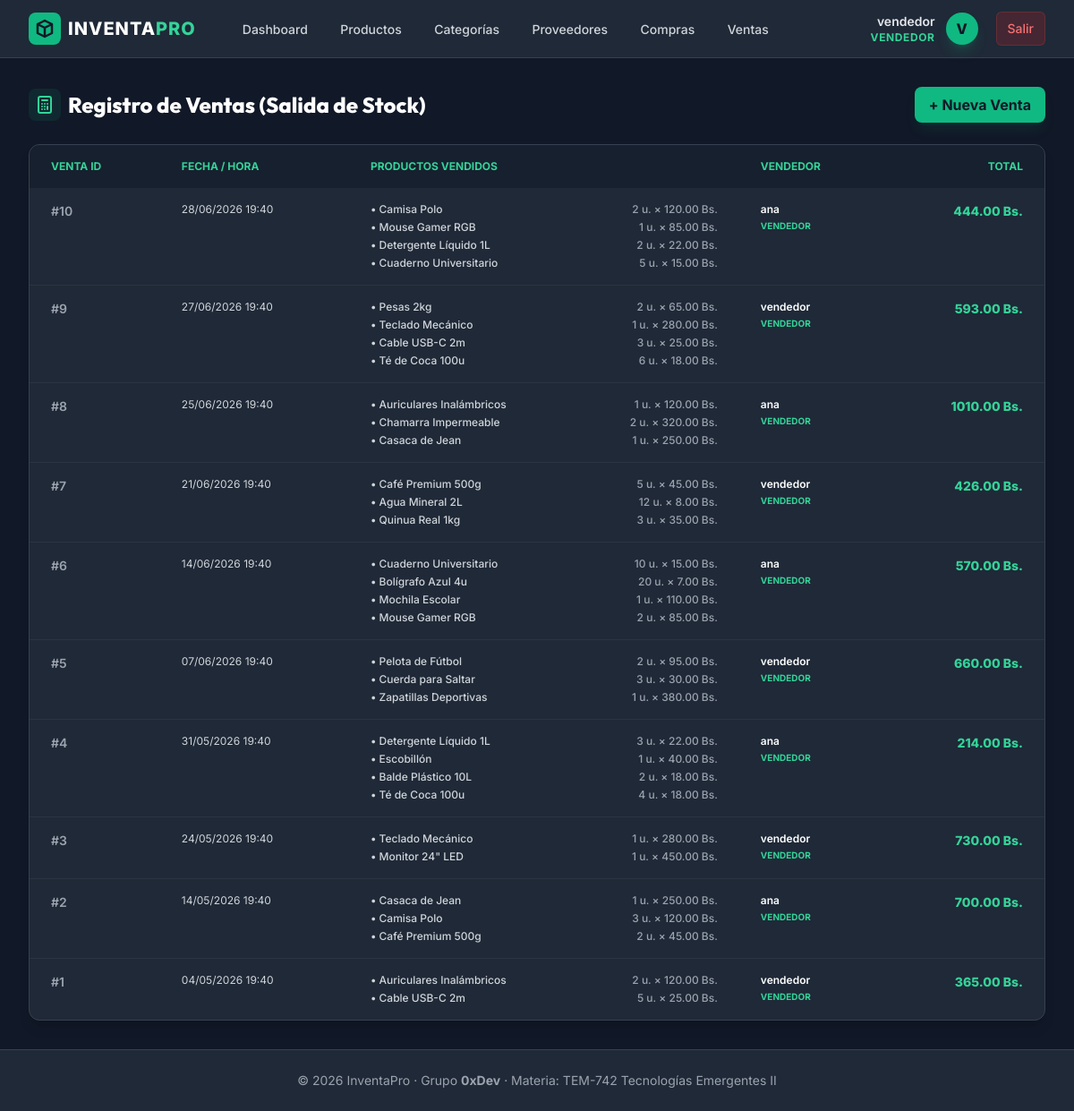
/ventas/ (signed in), run on an earlier commit of the app's database.
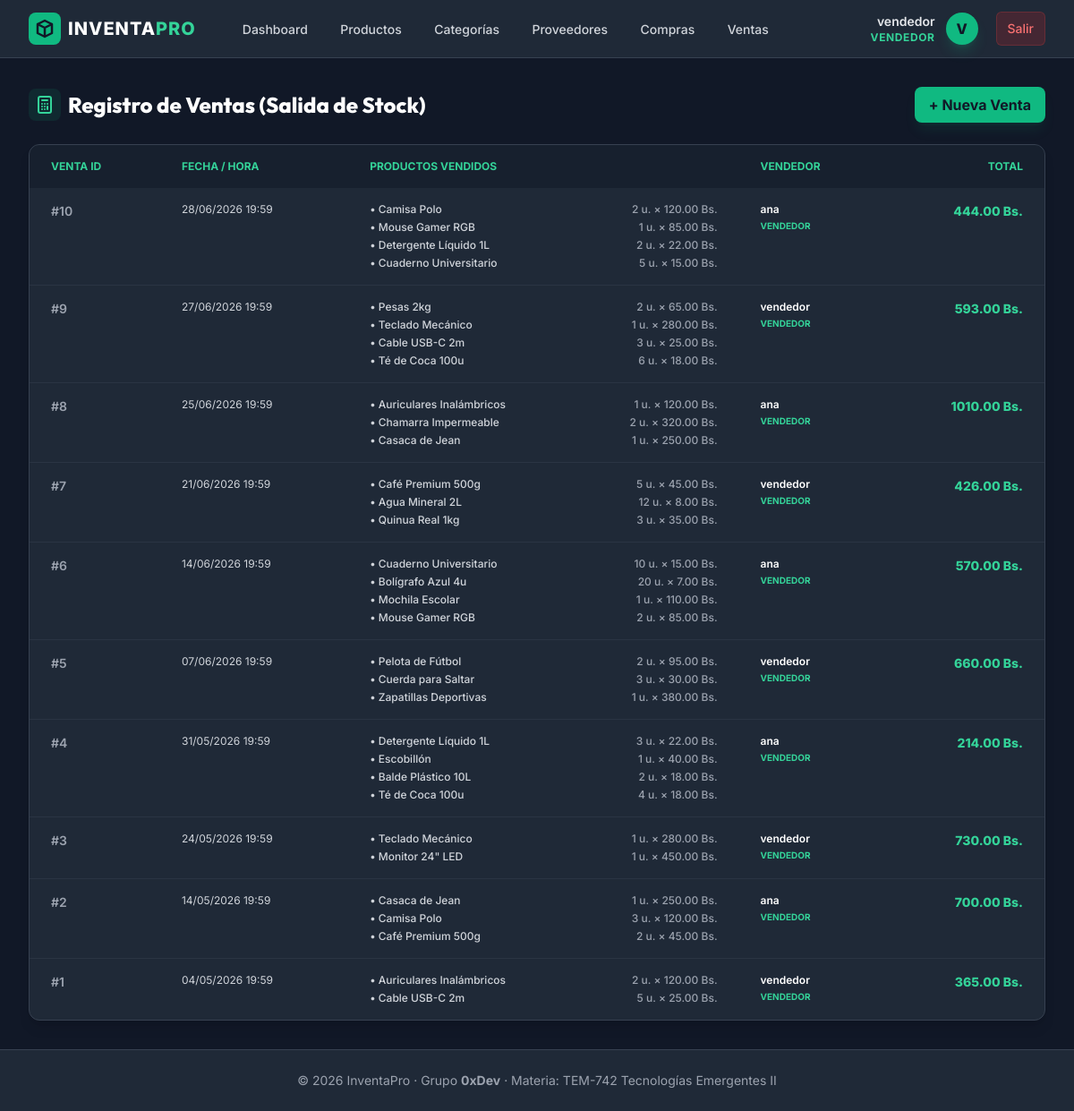
And on a later commit of the database.
### apps/Ventas/models.py (models this page shows, shortened)
class Venta(db.Model):
    __tablename__ = "ventas"
    id = db.Column(db.Integer, primary_key=True)
    fecha = db.Column(db.DateTime, default=datetime.utcnow, nullable=False)
    total = db.Column(db.Float, default=0.0)
    user_id = db.Column(db.Integer, db.ForeignKey("users.id"), nullable=False)
    usuario = db.relationship("User")
    items = db.relationship(
        "VentaItem", back_populates="venta", cascade="all, delete-orphan"
    )

### apps/models.py (models this page shows, shortened)
class User(db.Model, UserMixin):
    __tablename__ = "users"
    id = db.Column(db.Integer, primary_key=True)
    username = db.Column(db.String(100), unique=True, nullable=False)
    email = db.Column(db.String(150), unique=True, nullable=False)
    password = db.Column(db.String(255), nullable=False)
    role = db.Column(db.String(20), default="vendedor")  # admin | almacenero | vendedor
    is_active_user = db.Column(db.Boolean, default=True)

### apps/Ventas/routes.py (the view)
@bp_ventas.route("/")
@login_required
def listar():
    items = Venta.query.order_by(Venta.fecha.desc()).all()
    return render_template("ventas/listar.html", items=items)

### apps/Ventas/templates/ventas/listar.html (shortened to what this page needs)
{% extends "base.html" %}
{% block content %}
<div class="space-y-6">
    <div class="flex justify-between items-center">
        <h2 class="text-2xl font-extrabold text-white flex items-center gap-2">
            <span class="p-1.5 bg-brand-500/10 text-brand-400 rounded-lg">
                <svg class="w-6 h-6" fill="none" stroke="currentColor" viewBox="0 0 24 24"><path stroke-linecap="round" stroke-linejoin="round" stroke-width="2" d="M9 7h6m0 10v-3m-3 3h.01M9 17h.01M9 14h.01M12 14h.01M15 11h.01M12 11h.01M9 11h.01M7 21h10a2 2 0 002-2V5a2 2 0 00-2-2H7a2 2 0 00-2 2v14a2 2 0 002 2z"></path></svg>
            </span>
            Registro de Ventas (Salida de Stock)
        </h2>
        {% if current_user.role in ['admin', 'vendedor'] %}
        <a href="{{ url_for('bp_ventas.crear') }}"
           class="bg-brand-500 hover:bg-brand-600 text-gray-900 font-bold px-4 py-2 rounded-lg transition duration-200 shadow-lg shadow-brand-500/10">
            + Nueva Venta
        </a>
        {% endif %}
    </div>
    <div class="bg-gray-800 rounded-xl border border-gray-700 overflow-hidden shadow-lg">
        <table class="w-full text-sm text-gray-300">
            <thead class="bg-gray-900/50 text-brand-400 uppercase text-xs">
                <tr>
                    <th class="px-6 py-4 text-left font-bold">Venta ID</th>
                    <th class="px-6 py-4 text-left font-bold">Fecha / Hora</th>
                    <th class="px-6 py-4 text-left font-bold">Productos Vendidos</th>
                    <th class="px-6 py-4 text-left font-bold">Vendedor</th>
                    <th class="px-6 py-4 text-right font-bold">Total</th>
                </tr>
            </thead>
            <tbody class="divide-y divide-gray-700/50">
                {% for item in items %}
                <tr class="hover:bg-gray-750/30 transition align-top">
                    <td class="px-6 py-4 whitespace-nowrap text-gray-400 font-semibold">#{{ item.id }}</td>
                    <td class="px-6 py-4 whitespace-nowrap text-xs text-gray-350">{{ item.fecha.strftime('%d/%m/%Y %H:%M') }}</td>
                    <td class="px-6 py-4">
                        <div class="space-y-1">
                            {% for item_v in item.items %}
                            <div class="text-xs font-medium text-gray-300 flex items-center justify-between gap-4">
                                <span>• {{ item_v.producto.nombre }}</span>
                                <span class="text-gray-400 whitespace-nowrap">{{ item_v.cantidad }} u. &times; {{ "%.2f"|format(item_v.precio_unitario) }} Bs.</span>
                            </div>
                            {% endfor %}
                        </div>
                    </td>
                    <td class="px-6 py-4 whitespace-nowrap">
                        <div class="text-white text-xs font-semibold">{{ item.usuario.username }}</div>
                        <div class="text-brand-400 text-[10px] uppercase font-bold">{{ item.usuario.role }}</div>
                    </td>
                    <td class="px-6 py-4 whitespace-nowrap text-right font-extrabold text-emerald-400">
                        {{ "%.2f"|format(item.total) }} Bs.
                    </td>
                </tr>
                {% endfor %}
            </tbody>
        </table>
    </div>
</div>
{% endblock %}

What changed in the data, as far as the page shows it:
changed Venta id 10: fecha "28/06/2026 19:40" → "28/06/2026 19:59"
changed Venta id 9: fecha "27/06/2026 19:40" → "27/06/2026 19:59"
changed Venta id 8: fecha "25/06/2026 19:40" → "25/06/2026 19:59"
changed Venta id 7: fecha "21/06/2026 19:40" → "21/06/2026 19:59"
changed Venta id 6: fecha "14/06/2026 19:40" → "14/06/2026 19:59"
changed Venta id 5: fecha "07/06/2026 19:40" → "07/06/2026 19:59"
changed Venta id 4: fecha "31/05/2026 19:40" → "31/05/2026 19:59"
changed Venta id 3: fecha "24/05/2026 19:40" → "24/05/2026 19:59"
changed Venta id 2: fecha "14/05/2026 19:40" → "14/05/2026 19:59"
changed Venta id 1: fecha "04/05/2026 19:40" → "04/05/2026 19:59"
